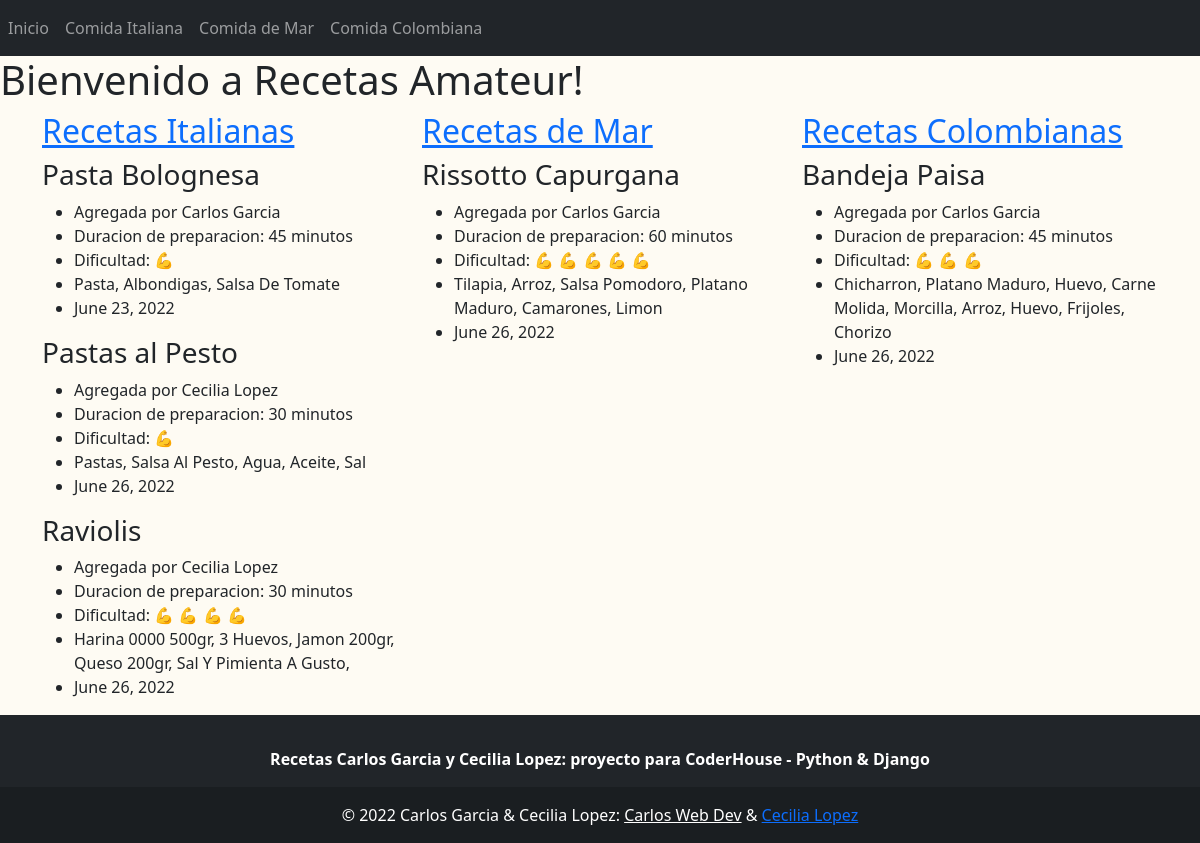
Before: / with the older database file.
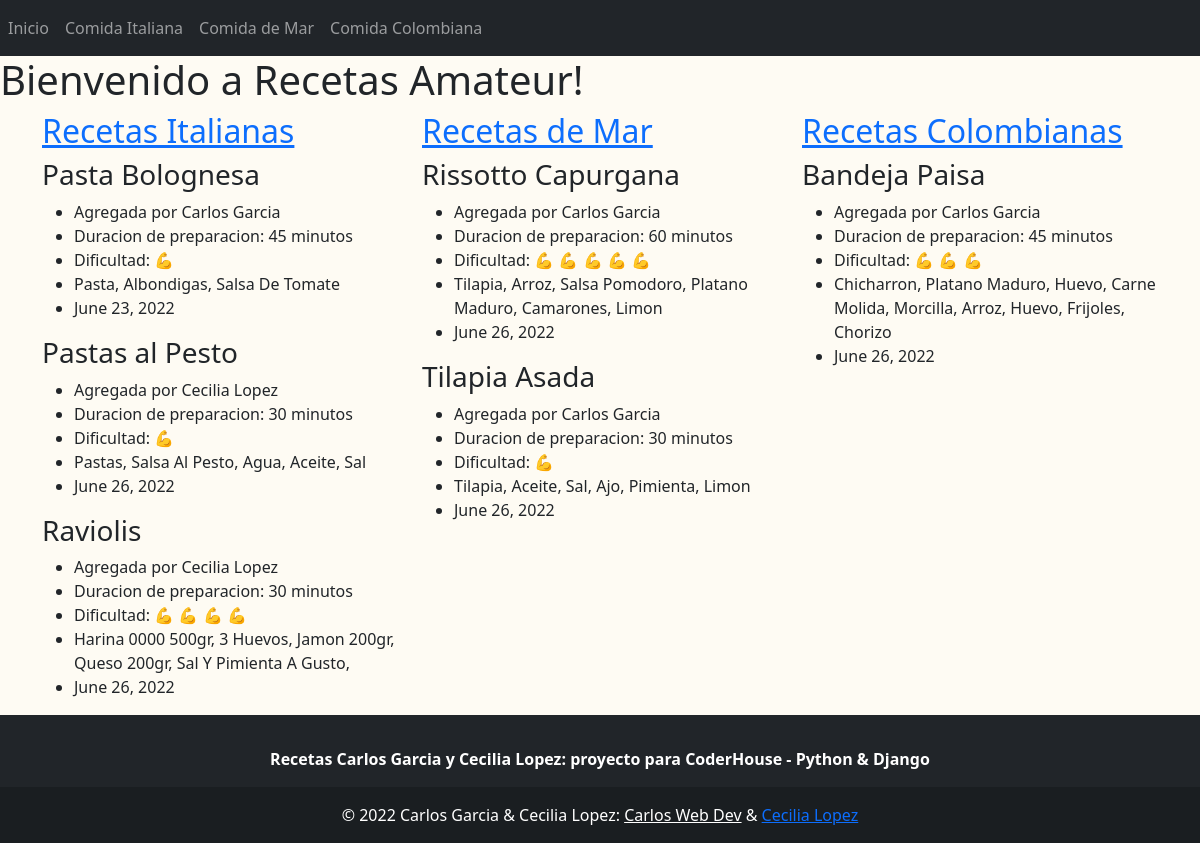
After: the same page with the newer database file.
### my_app/models.py (models this page shows, shortened)
class RecetasItalianas(models.Model):
    nombre_plato = models.CharField(max_length=30, unique=True, null=False)
    tiempo_cocina = models.IntegerField(unique=False, null=False, validators=[MinValueValidator(15), MaxValueValidator(60)])
    ingredientes = models.CharField(max_length=100 ,unique=False, null=False)
    autor = models.CharField(max_length=30, unique=False, null=False)
    dificultad = models.IntegerField(unique=False, null=False, validators=[MinValueValidator(1), MaxValueValidator(5)])
    fecha_agregada = models.DateField(unique=False, null=False)

class RecetasMar(models.Model):
    nombre_plato = models.CharField(max_length=30, unique=True, null=False)
    tiempo_cocina = models.IntegerField(unique=False, null=False, validators=[MinValueValidator(15), MaxValueValidator(60)])
    ingredientes = models.CharField(max_length=100 ,unique=False, null=False)
    autor = models.CharField(max_length=30, unique=False, null=False)
    dificultad = models.IntegerField(unique=False, null=False, validators=[MinValueValidator(1), MaxValueValidator(5)])
    fecha_agregada = models.DateField(unique=False, null=False)

class RecetasColombianas(models.Model):
    nombre_plato = models.CharField(max_length=30, unique=True, null=False)
    tiempo_cocina = models.IntegerField(unique=False, null=False, validators=[MinValueValidator(15), MaxValueValidator(60)])
    ingredientes = models.CharField(max_length=100 ,unique=False, null=False)
    autor = models.CharField(max_length=30, unique=False, null=False)
    dificultad = models.IntegerField(unique=False, null=False, validators=[MinValueValidator(1), MaxValueValidator(5)])
    fecha_agregada = models.DateField(unique=False, null=False)

### my_app/views.py (the view)
# urls.py: path('', views.home, name='home'),
def home(request):
    recetas_italianas = models.RecetasItalianas.objects.all()
    recetas_mar = models.RecetasMar.objects.all()
    recetas_colombianas = models.RecetasColombianas.objects.all()
    context = {
        'italianas': recetas_italianas,
        'mar': recetas_mar,
        'colombianas': recetas_colombianas
    }
    return render(request, f'{path_template}{templates_my_app[0]}', context=context)

### my_app/templates/my_app/index.html
{% extends 'my_app/base.html' %}
{% block content %}
<div class="home">
<div>
    <h1>Bienvenido a Recetas Amateur!</h1>
</div>
<div class="container">
    <div class="row row-cols-3">
        <div class="col-6 col-md-4">
            <h2><a href="{% url 'my_app:italiana' %}">Recetas Italianas</a></h2>
            {% for receta in italianas %}
            <h3>{{receta.nombre_plato}}</h3>
            <ul>
                    <li>Agregada por {{receta.autor}}</li>
                    <li>Duracion de preparacion: {{ receta.tiempo_cocina }} minutos</li>
                <li>Dificultad: {% if receta.dificultad == 1 %}
                    💪
                    {% elif receta.dificultad == 2 %}
                    💪 💪
                    {% elif receta.dificultad == 3 %}
                    💪 💪 💪
                    {% elif receta.dificultad == 4 %}
                    💪 💪 💪 💪
                    {% elif receta.dificultad == 5 %}
                    💪 💪 💪 💪 💪
                    {% endif %}
                </li>
                <li>{{receta.ingredientes|title}}</li>
                <li>{{receta.fecha_agregada}}</li>
            </ul>
            {% endfor %}
        </div>
        <div class="col-6 col-md-4">
            <h2><a href="{% url 'my_app:mar' %}">Recetas de Mar</a></h2>
            {% for receta in mar %}
            <h3>{{receta.nombre_plato}}</h3>
            <ul>
                    <li>Agregada por {{receta.autor}}</li>
                    <li>Duracion de preparacion: {{ receta.tiempo_cocina }} minutos</li>
                <li>Dificultad: {% if receta.dificultad == 1 %}
                    💪
                    {% elif receta.dificultad == 2 %}
                    💪 💪
                    {% elif receta.dificultad == 3 %}
                    💪 💪 💪
                    {% elif receta.dificultad == 4 %}
                    💪 💪 💪 💪
                    {% elif receta.dificultad == 5 %}
                    💪 💪 💪 💪 💪
                    {% endif %}
                </li>
                <li>{{receta.ingredientes|title}}</li>
                <li>{{receta.fecha_agregada}}</li>
            </ul>
            {% endfor %}
        </div>
        <div class="col-6 col-md-4">
            <h2><a href="{% url 'my_app:colombiana' %}">Recetas Colombianas</a></h2>
            {% for receta in colombianas %}
            <h3>{{receta.nombre_plato}}</h3>
            <ul>
                    <li>Agregada por {{receta.autor}}</li>
                    <li>Duracion de preparacion: {{ receta.tiempo_cocina }} minutos</li>
                <li>Dificultad: {% if receta.dificultad == 1 %}
                    💪
                    {% elif receta.dificultad == 2 %}
                    💪 💪
                    {% elif receta.dificultad == 3 %}
                    💪 💪 💪
                    {% elif receta.dificultad == 4 %}
                    💪 💪 💪 💪
                    {% elif receta.dificultad == 5 %}
                    💪 💪 💪 💪 💪
                    {% endif %}
                </li>
                <li>{{receta.ingredientes|title}}</li>
                <li>{{receta.fecha_agregada}}</li>
            </ul>
            {% endfor %}
        </div>
    </div>
</div>
</div>
{% endblock %}

Changed rows visible on the page:
added RecetasMar: nombre_plato "Tilapia Asada", autor "Carlos Garcia", tiempo_cocina "30", ingredientes "Tilapia, Aceite, Sal, Ajo, Pimienta, Limon", fecha_agregada "June 26, 2022"
